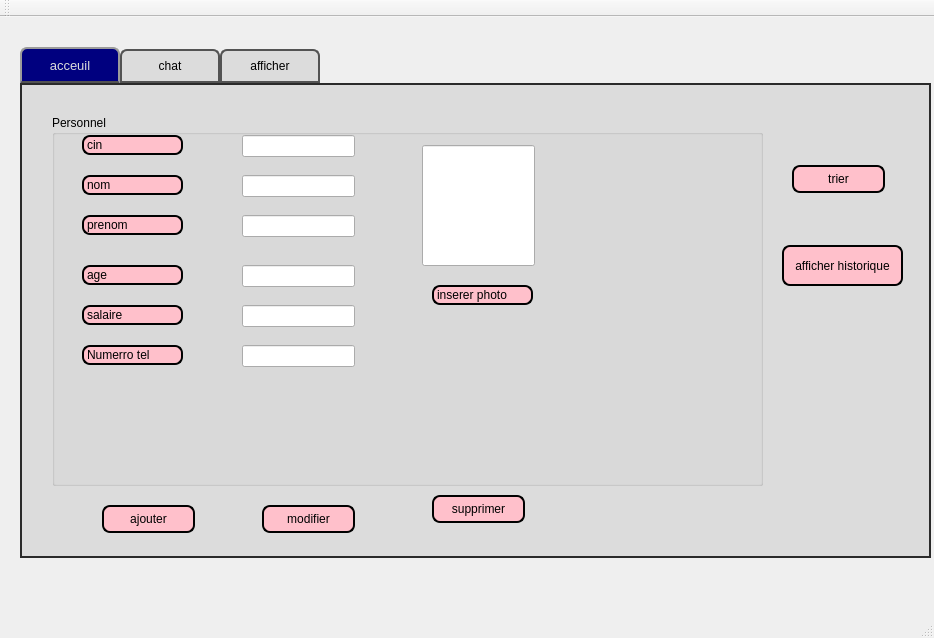
<?xml version="1.0" encoding="UTF-8"?>
<ui version="4.0">
 <class>MainWindow</class>
 <widget class="QMainWindow" name="MainWindow">
  <property name="geometry">
   <rect>
    <x>0</x>
    <y>0</y>
    <width>934</width>
    <height>638</height>
   </rect>
  </property>
  <property name="windowTitle">
   <string>Gestion des Clients</string>
  </property>
  <widget class="QWidget" name="centralWidget">
   <widget class="QTabWidget" name="tabWidget">
    <property name="geometry">
     <rect>
      <x>20</x>
      <y>30</y>
      <width>911</width>
      <height>511</height>
     </rect>
    </property>
    <property name="styleSheet">
     <string notr="true">QTabWidget::pane { /* The tab widget frame */
border-top: 2px solid #2a2a2a; 
border-left: 2px solid #2a2a2a;
border-right: 2px solid #2a2a2a ; 
border-bottom: 2px solid #2a2a2a; 
background: #dcdcdc;
	
	
	/*border-top-color: rgb(0, 0, 0);*/

}
QTabWidget::tab-bar {
left: 0px; /* move to the right by 5px */
}
QTabBar::tab {
background: #dcdcdc;
border: 2px solid #535353;
border-bottom-color: #535353; 
border-top-left-radius: 7px;
border-top-right-radius: 7px;
min-width: 80px;
padding: 8px;
color: rgb(50, 50, 162);
	color: rgb(0, 0, 0);
font-size:12px;
font-family:Arial, Helvetica, sans-serif;
}
QTabBar::tab:selected,QTabBar::tab:hover {
	
	
	color: rgb(255, 255, 255);
	background-color: rgb(0, 0, 127);
}
QTabBar::tab:selected {
border-color: #9B9B9B;
border-bottom-color: #535353; /* same as pane color */
color: #dcdcdc;
font-size:13px;
font-family:Arial, Helvetica, sans-serif;
}
QTabBar::tab:!selected {
margin-top: 2px; /* make non-selected tabs look smaller */
}</string>
    </property>
    <property name="currentIndex">
     <number>0</number>
    </property>
    <widget class="QWidget" name="tab">
     <attribute name="title">
      <string>acceuil</string>
     </attribute>
     <widget class="QGroupBox" name="groupBox">
      <property name="geometry">
       <rect>
        <x>30</x>
        <y>30</y>
        <width>711</width>
        <height>371</height>
       </rect>
      </property>
      <property name="styleSheet">
       <string notr="true">QTabWidget::pane { /* The tab widget frame */
border-top: 2px solid #2a2a2a; 
border-left: 2px solid #2a2a2a;
border-right: 2px solid #2a2a2a ; 
border-bottom: 2px solid #2a2a2a; 
background: #dcdcdc;
	
	
	/*border-top-color: rgb(0, 0, 0);*/

}
QTabWidget::tab-bar {
left: 0px; /* move to the right by 5px */
}
QTabBar::tab {
background: #dcdcdc;
border: 2px solid #535353;
border-bottom-color: #535353; 
border-top-left-radius: 7px;
border-top-right-radius: 7px;
min-width: 80px;
padding: 8px;
color: rgb(50, 50, 162);
	color: rgb(0, 0, 0);
font-size:12px;
font-family:Arial, Helvetica, sans-serif;
}
QTabBar::tab:selected,QTabBar::tab:hover {
	
	
	color: rgb(255, 255, 255);
	background-color: rgb(0, 0, 127);
}
QTabBar::tab:selected {
border-color: #9B9B9B;
border-bottom-color: #535353; /* same as pane color */
color: #dcdcdc;
font-size:13px;
font-family:Arial, Helvetica, sans-serif;
}
QTabBar::tab:!selected {
margin-top: 2px; /* make non-selected tabs look smaller */
}</string>
      </property>
      <property name="title">
       <string>Personnel</string>
      </property>
      <widget class="QLabel" name="label">
       <property name="geometry">
        <rect>
         <x>30</x>
         <y>60</y>
         <width>101</width>
         <height>20</height>
        </rect>
       </property>
       <property name="styleSheet">
        <string notr="true">QLabel {
color: #000000;
background:#FFC0CB;
border: none;
font-size:12px;
font-family:Arial, Helvetica, sans-serif;
border: 2px solid ;
border-radius: 8px;
}
QPushButton:hover {
color:#fff;
background-color: rgb(0, 0, 127);
border: none;
}
</string>
       </property>
       <property name="text">
        <string>nom</string>
       </property>
      </widget>
      <widget class="QLabel" name="aaaaa">
       <property name="geometry">
        <rect>
         <x>30</x>
         <y>100</y>
         <width>101</width>
         <height>20</height>
        </rect>
       </property>
       <property name="styleSheet">
        <string notr="true">QLabel {
color: #000000;
background:#FFC0CB;
border: none;
font-size:12px;
font-family:Arial, Helvetica, sans-serif;
border: 2px solid ;
border-radius: 8px;
}
QPushButton:hover {
color:#fff;
background-color: rgb(0, 0, 127);
border: none;
}
</string>
       </property>
       <property name="text">
        <string>prenom</string>
       </property>
      </widget>
      <widget class="QLabel" name="label_3">
       <property name="geometry">
        <rect>
         <x>30</x>
         <y>20</y>
         <width>101</width>
         <height>20</height>
        </rect>
       </property>
       <property name="styleSheet">
        <string notr="true">QLabel {
color: #000000;
background:#FFC0CB;
border: none;
font-size:12px;
font-family:Arial, Helvetica, sans-serif;
border: 2px solid ;
border-radius: 8px;
}
QPushButton:hover {
color:#fff;
background-color: rgb(0, 0, 127);
border: none;
}
</string>
       </property>
       <property name="text">
        <string>cin</string>
       </property>
      </widget>
      <widget class="QLabel" name="label_4">
       <property name="geometry">
        <rect>
         <x>30</x>
         <y>150</y>
         <width>101</width>
         <height>20</height>
        </rect>
       </property>
       <property name="styleSheet">
        <string notr="true">QLabel {
color: #000000;
background:#FFC0CB;
border: none;
font-size:12px;
font-family:Arial, Helvetica, sans-serif;
border: 2px solid ;
border-radius: 8px;
}
QPushButton:hover {
color:#fff;
background-color: rgb(0, 0, 127);
border: none;
}
</string>
       </property>
       <property name="text">
        <string>age</string>
       </property>
      </widget>
      <widget class="QLabel" name="label_5">
       <property name="geometry">
        <rect>
         <x>30</x>
         <y>190</y>
         <width>101</width>
         <height>20</height>
        </rect>
       </property>
       <property name="styleSheet">
        <string notr="true">QLabel {
color: #000000;
background:#FFC0CB;
border: none;
font-size:12px;
font-family:Arial, Helvetica, sans-serif;
border: 2px solid ;
border-radius: 8px;
}
QPushButton:hover {
color:#fff;
background-color: rgb(0, 0, 127);
border: none;
}
</string>
       </property>
       <property name="text">
        <string>salaire</string>
       </property>
      </widget>
      <widget class="QLineEdit" name="le_nom">
       <property name="geometry">
        <rect>
         <x>190</x>
         <y>60</y>
         <width>113</width>
         <height>22</height>
        </rect>
       </property>
       <property name="readOnly">
        <bool>false</bool>
       </property>
      </widget>
      <widget class="QLineEdit" name="le_prenom">
       <property name="geometry">
        <rect>
         <x>190</x>
         <y>100</y>
         <width>113</width>
         <height>22</height>
        </rect>
       </property>
       <property name="readOnly">
        <bool>false</bool>
       </property>
      </widget>
      <widget class="QLineEdit" name="le_cin">
       <property name="geometry">
        <rect>
         <x>190</x>
         <y>20</y>
         <width>113</width>
         <height>22</height>
        </rect>
       </property>
       <property name="readOnly">
        <bool>false</bool>
       </property>
      </widget>
      <widget class="QLineEdit" name="le_age">
       <property name="geometry">
        <rect>
         <x>190</x>
         <y>150</y>
         <width>113</width>
         <height>22</height>
        </rect>
       </property>
       <property name="readOnly">
        <bool>false</bool>
       </property>
      </widget>
      <widget class="QLineEdit" name="le_salaire">
       <property name="geometry">
        <rect>
         <x>190</x>
         <y>190</y>
         <width>113</width>
         <height>22</height>
        </rect>
       </property>
       <property name="readOnly">
        <bool>false</bool>
       </property>
      </widget>
      <widget class="QLineEdit" name="inserer_photo">
       <property name="geometry">
        <rect>
         <x>370</x>
         <y>30</y>
         <width>113</width>
         <height>121</height>
        </rect>
       </property>
       <property name="readOnly">
        <bool>false</bool>
       </property>
      </widget>
      <widget class="QLabel" name="label_7">
       <property name="geometry">
        <rect>
         <x>380</x>
         <y>170</y>
         <width>101</width>
         <height>20</height>
        </rect>
       </property>
       <property name="styleSheet">
        <string notr="true">QLabel {
color: #000000;
background:#FFC0CB;
border: none;
font-size:12px;
font-family:Arial, Helvetica, sans-serif;
border: 2px solid ;
border-radius: 8px;
}
QPushButton:hover {
color:#fff;
background-color: rgb(0, 0, 127);
border: none;
}
</string>
       </property>
       <property name="text">
        <string>inserer photo</string>
       </property>
      </widget>
      <widget class="QLabel" name="label_10">
       <property name="geometry">
        <rect>
         <x>30</x>
         <y>230</y>
         <width>101</width>
         <height>20</height>
        </rect>
       </property>
       <property name="styleSheet">
        <string notr="true">QLabel {
color: #000000;
background:#FFC0CB;
border: none;
font-size:12px;
font-family:Arial, Helvetica, sans-serif;
border: 2px solid ;
border-radius: 8px;
}
QPushButton:hover {
color:#fff;
background-color: rgb(0, 0, 127);
border: none;
}
</string>
       </property>
       <property name="text">
        <string>Numerro tel</string>
       </property>
      </widget>
      <widget class="QLineEdit" name="le_numero">
       <property name="geometry">
        <rect>
         <x>190</x>
         <y>230</y>
         <width>113</width>
         <height>22</height>
        </rect>
       </property>
       <property name="readOnly">
        <bool>false</bool>
       </property>
      </widget>
     </widget>
     <widget class="QLabel" name="label_6">
      <property name="geometry">
       <rect>
        <x>-60</x>
        <y>-100</y>
        <width>1101</width>
        <height>651</height>
       </rect>
      </property>
      <property name="text">
       <string/>
      </property>
      <property name="pixmap">
       <pixmap>../Arierre plan.jpg</pixmap>
      </property>
     </widget>
     <widget class="QPushButton" name="pb_ajouter">
      <property name="geometry">
       <rect>
        <x>80</x>
        <y>420</y>
        <width>93</width>
        <height>28</height>
       </rect>
      </property>
      <property name="styleSheet">
       <string notr="true">QPushButton {
color: #000000;
background:#FFC0CB;
border: none;
font-size:12px;
font-family:Arial, Helvetica, sans-serif;
border: 2px solid ;
border-radius: 8px;
}
QPushButton:hover {
color:#fff;
	background-color: rgb(0, 0, 127);
border: none;
}</string>
      </property>
      <property name="text">
       <string>ajouter</string>
      </property>
     </widget>
     <widget class="QPushButton" name="pb_modifier">
      <property name="geometry">
       <rect>
        <x>240</x>
        <y>420</y>
        <width>93</width>
        <height>28</height>
       </rect>
      </property>
      <property name="styleSheet">
       <string notr="true">QPushButton {
color: #000000;
background:#FFC0CB;
border: none;
font-size:12px;
font-family:Arial, Helvetica, sans-serif;
border: 2px solid ;
border-radius: 8px;
}
QPushButton:hover {
color:#fff;
	background-color: rgb(0, 0, 127);
border: none;
}</string>
      </property>
      <property name="text">
       <string>modifier</string>
      </property>
     </widget>
     <widget class="QPushButton" name="pb_supprimer">
      <property name="geometry">
       <rect>
        <x>410</x>
        <y>410</y>
        <width>93</width>
        <height>28</height>
       </rect>
      </property>
      <property name="styleSheet">
       <string notr="true">QPushButton {
color: #000000;
background:#FFC0CB;
border: none;
font-size:12px;
font-family:Arial, Helvetica, sans-serif;
border: 2px solid ;
border-radius: 8px;
}
QPushButton:hover {
color:#fff;
	background-color: rgb(0, 0, 127);
border: none;
}</string>
      </property>
      <property name="text">
       <string>supprimer</string>
      </property>
     </widget>
     <widget class="QPushButton" name="pb_trier">
      <property name="geometry">
       <rect>
        <x>770</x>
        <y>80</y>
        <width>93</width>
        <height>28</height>
       </rect>
      </property>
      <property name="styleSheet">
       <string notr="true">QPushButton {
color: #000000;
background:#FFC0CB;
border: none;
font-size:12px;
font-family:Arial, Helvetica, sans-serif;
border: 2px solid ;
border-radius: 8px;
}
QPushButton:hover {
color:#fff;
	background-color: rgb(0, 0, 127);
border: none;
}</string>
      </property>
      <property name="text">
       <string>trier</string>
      </property>
     </widget>
     <widget class="QPushButton" name="pb_afficher_historique">
      <property name="geometry">
       <rect>
        <x>760</x>
        <y>160</y>
        <width>121</width>
        <height>41</height>
       </rect>
      </property>
      <property name="styleSheet">
       <string notr="true">QPushButton {
color: #000000;
background:#FFC0CB;
border: none;
font-size:12px;
font-family:Arial, Helvetica, sans-serif;
border: 2px solid ;
border-radius: 8px;
}
QPushButton:hover {
color:#fff;
	background-color: rgb(0, 0, 127);
border: none;
}</string>
      </property>
      <property name="text">
       <string>afficher historique</string>
      </property>
     </widget>
     <zorder>label_6</zorder>
     <zorder>groupBox</zorder>
     <zorder>pb_ajouter</zorder>
     <zorder>pb_modifier</zorder>
     <zorder>pb_supprimer</zorder>
     <zorder>pb_trier</zorder>
     <zorder>pb_afficher_historique</zorder>
    </widget>
    <widget class="QWidget" name="tab_2">
     <attribute name="title">
      <string>chat</string>
     </attribute>
     <widget class="QLabel" name="label_8">
      <property name="geometry">
       <rect>
        <x>-80</x>
        <y>-40</y>
        <width>1001</width>
        <height>571</height>
       </rect>
      </property>
      <property name="text">
       <string/>
      </property>
      <property name="pixmap">
       <pixmap>../Arierre plan.jpg</pixmap>
      </property>
     </widget>
    </widget>
    <widget class="QWidget" name="tab_3">
     <attribute name="title">
      <string>afficher</string>
     </attribute>
     <widget class="QLabel" name="label_9">
      <property name="geometry">
       <rect>
        <x>-40</x>
        <y>-40</y>
        <width>1001</width>
        <height>571</height>
       </rect>
      </property>
      <property name="text">
       <string/>
      </property>
      <property name="pixmap">
       <pixmap>../Arierre plan.jpg</pixmap>
      </property>
     </widget>
     <widget class="QTableView" name="tab_personnel">
      <property name="geometry">
       <rect>
        <x>50</x>
        <y>50</y>
        <width>771</width>
        <height>331</height>
       </rect>
      </property>
     </widget>
    </widget>
   </widget>
  </widget>
  <widget class="QMenuBar" name="menuBar">
   <property name="geometry">
    <rect>
     <x>0</x>
     <y>0</y>
     <width>934</width>
     <height>26</height>
    </rect>
   </property>
  </widget>
  <widget class="QToolBar" name="mainToolBar">
   <attribute name="toolBarArea">
    <enum>TopToolBarArea</enum>
   </attribute>
   <attribute name="toolBarBreak">
    <bool>false</bool>
   </attribute>
  </widget>
  <widget class="QStatusBar" name="statusBar"/>
 </widget>
 <layoutdefault spacing="6" margin="11"/>
 <resources/>
 <connections/>
</ui>
